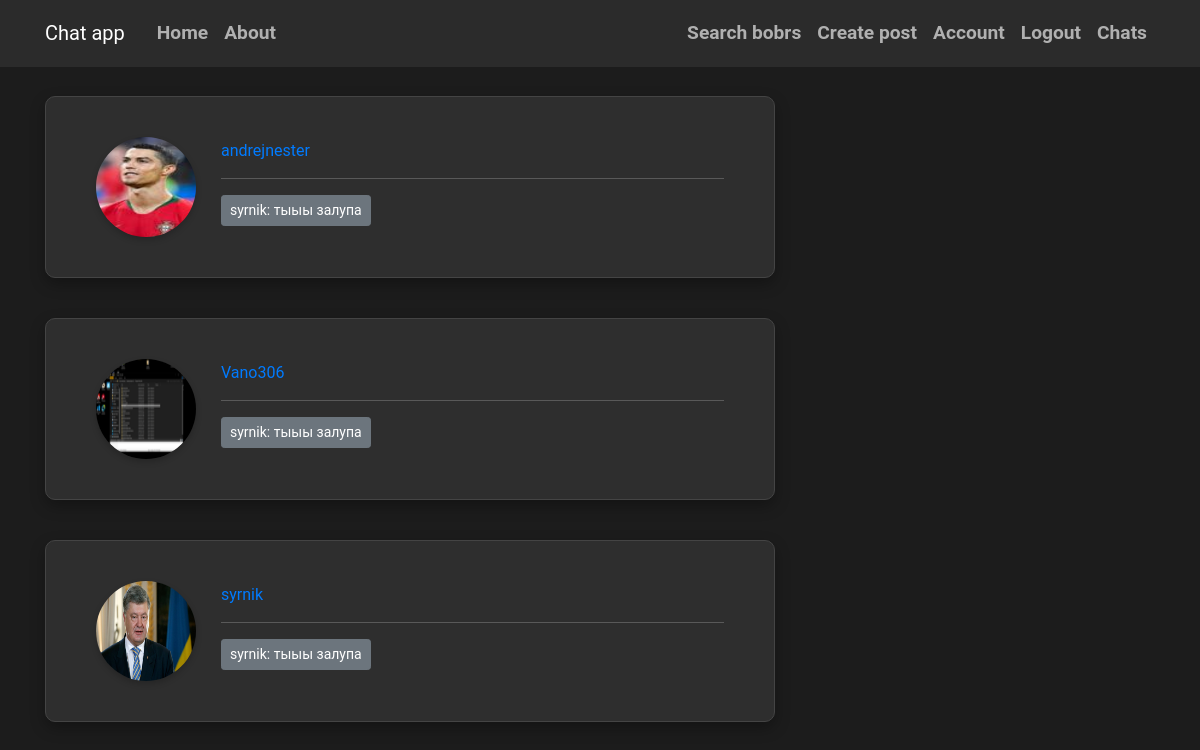
The app's page /chats/Vanodreius006 (signed in) with its own data.
### flaskblog/models.py (models this page shows, shortened)
class User(db.Model, UserMixin):
    id = db.Column(db.Integer, primary_key=True)
    username = db.Column(db.String(20), unique=True, nullable=False)
    email = db.Column(db.String(120), unique=True, nullable=False)
    image_file = db.Column(db.String(20), nullable=False, default='default.jpg')
    password = db.Column(db.String(60), nullable=False)
    posts = db.relationship('Post', backref='author', lazy=True)
    followed = db.relationship('Follow', foreign_keys='Follow.follower_id',
                               back_populates='follower', lazy='dynamic',
                               cascade='all, delete-orphan')
    followers = db.relationship('Follow', foreign_keys='Follow.followed_id',
                                back_populates='followed', lazy='dynamic',
                                cascade='all, delete-orphan')
    sent_messages = db.relationship('Message', foreign_keys='Message.sender_id',
                                    back_populates='sender', lazy=True)
    received_messages = db.relationship('Message', foreign_keys='Message.recipient_id',
                                        back_populates='recipient', lazy=True)
    groups=db.relationship('Group', secondary='user_groups', back_populates='members')

class Message(db.Model):
    id = db.Column(db.Integer, primary_key=True)
    body = db.Column(db.Text, nullable=False)
    timestamp = db.Column(db.DateTime, index=True, default=datetime.utcnow)
    sender_id = db.Column(db.Integer, db.ForeignKey('user.id'))
    recipient_id = db.Column(db.Integer, db.ForeignKey('user.id'))
    is_read=db.Column(db.Boolean,default=False)
    sender = db.relationship('User', foreign_keys=[sender_id], back_populates='sent_messages')
    recipient = db.relationship('User', foreign_keys=[recipient_id], back_populates='received_messages')

### flaskblog/routes.py (the view)
@app.route("/chats/<username>")
@login_required
def chats(username):
    contacts = db.session.query(Message.sender_id, Message.recipient_id).filter(
        or_(
            Message.sender_id == current_user.id,
            Message.recipient_id == current_user.id
        )
    ).all()
    user_ids=set()
    for sender_id,recipient_id in contacts:
        if sender_id!=current_user.id:
            user_ids.add(sender_id)
        if recipient_id!=current_user.id:
            user_ids.add(recipient_id)
    users = User.query.filter(User.id.in_(user_ids)).all()
    if users:
        for user in users:
            room = get_room_name(current_user.username,user.username)
            messages = Message.query.filter(
                or_(
                    and_(Message.sender_id == current_user.id, Message.recipient_id == user.id),
                    and_(Message.sender_id == user.id, Message.recipient_id == current_user.id)
                )
            ).order_by(Message.timestamp.asc()).all()
            messages_data=[]
            for message in messages:
                sender = User.query.get(message.sender_id)
                sender_username = sender.username if sender else "Unknown"
                messages_data.append({
                    'id': message.id,
                    'sender': sender.username,
                    'body': message.body,
                    'timestamp': message.timestamp.strftime('%Y-%m-%d %H:%M:%S')
                })
            last_dict=messages_data[-1]
            last_message=last_dict['body']
            timing_last_messages=last_dict['timestamp']
            last_sender=last_dict['sender']
        return render_template('chats.html',users=users,room=room,last_message=last_message,
                            timing_last_messages=timing_last_messages,last_sender=last_sender)
    else:
        flash('You have no friends hahahaha','danger')
        return redirect(url_for('search'))

### flaskblog/models.py (called while the page is built)
@login_manager.user_loader
def load_user(user_id):
    return User.query.get(int(user_id))

### flaskblog/routes.py (called while the page is built)
def get_room_name(user1,user2):
    return f"{min(user1,user2)}_{max(user1,user2)}"

### flaskblog/templates/chats.html
{% extends "base.html" %}
{% block content %}
{% for user in users %}
    <article class="media content-section">
        <img class="rounded-circle article-img" src="{{ url_for('static', filename='pictures/' + user.image_file) }}" alt="">
        <div class="media-body">
            <div class="article-metadata">
                <a class="mr-2" href="{{ url_for('user_info', username=user.username) }}">{{ user.username }}</a>
            </div>
            <a class="btn btn-secondary btn-sm mt-1 mb-1" href="{{ url_for('chat',recipient_username=user.username) }}">{{ last_sender }}:{{ last_message }}</a>
        </div>
    </article>
{% endfor %}
{% endblock %}

### flaskblog/static/main.css (style rules this page uses)
body { background: #1c1c1c; color: #f8f8f8; margin-top: 6rem; font-family: 'Roboto', sans-serif; line-height: 1.8; }
.content-section { background: #2e2e2e; padding: 40px 50px; border: 1px solid #444444; border-radius: 10px; box-shadow: 0 6px 15px rgba(0, 0, 0, 0.3); margin-bottom: 40px; }
.article-img { height: 100px; width: 100px; margin-right: 25px; border-radius: 50%; box-shadow: 0 3px 6px rgba(0, 0, 0, 0.2); }
.article-metadata { padding-bottom: 12px; margin-bottom: 12px; border-bottom: 1px solid #595959; font-size: 1rem; color: #a0a0a0; }

### records on screen
User: image_file (picture), username "andrejnester"
User: username "syrnik", image_file (placeholder picture)
Message: body "тыыы залупа"
User: image_file (picture), username "Vano306"
